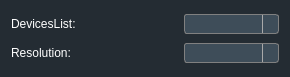
<?xml version="1.0" encoding="UTF-8"?>
<ui version="4.0">
 <class>UVCColorWidget</class>
 <widget class="QWidget" name="UVCColorWidget">
  <property name="geometry">
   <rect>
    <x>0</x>
    <y>0</y>
    <width>290</width>
    <height>77</height>
   </rect>
  </property>
  <property name="windowTitle">
   <string>Form</string>
  </property>
  <property name="styleSheet">
   <string notr="true">background-color: rgb(36, 44, 51);</string>
  </property>
  <layout class="QVBoxLayout" name="verticalLayout">
   <item>
    <layout class="QHBoxLayout" name="horizontalLayout_2">
     <item>
      <widget class="QLabel" name="label_2">
       <property name="styleSheet">
        <string notr="true">background-color: rgba(255, 255, 255, 0);
color: rgb(255, 255, 255);</string>
       </property>
       <property name="text">
        <string>DevicesList:</string>
       </property>
      </widget>
     </item>
     <item>
      <spacer name="horizontalSpacer_2">
       <property name="orientation">
        <enum>Qt::Horizontal</enum>
       </property>
       <property name="sizeHint" stdset="0">
        <size>
         <width>40</width>
         <height>20</height>
        </size>
       </property>
      </spacer>
     </item>
     <item>
      <widget class="QComboBox" name="cb_uvc_devices">
       <property name="minimumSize">
        <size>
         <width>95</width>
         <height>0</height>
        </size>
       </property>
       <property name="styleSheet">
        <string notr="true">QComboBox {
	color: rgb(255, 255, 255);
    border: 1px solid gray;
    border-radius: 3px;
    padding: 1px 18px 1px 3px;
    min-width: 6em;
}
 
 
QComboBox:!editable, QComboBox::drop-down:editable {
       background-color: rgba(62,77,89);
       color: rgb(255, 255, 255);
}
 
/* QComboBox gets the &quot;on&quot; state when the popup is open */
QComboBox:!editable:on, QComboBox::drop-down:editable:on {
       background-color: rgba(62,77,89);
       color: rgb(255, 255, 255);
}
 
QComboBox:on { /* shift the text when the popup opens */
    padding-top: 3px;
    padding-left: 4px;
}
 
QComboBox::drop-down {
    subcontrol-origin: padding;
    subcontrol-position: top right;
    width: 15px;
 
    border-left-width: 1px;
    border-left-color: darkgray;
    border-left-style: solid; /* just a single line */
    border-top-right-radius: 3px; /* same radius as the QComboBox */
    border-bottom-right-radius: 3px;
}
 
QComboBox::down-arrow {
    image: url(:/res/image/combobox_ico.png);
}
 
QComboBox::down-arrow:on { /* shift the arrow when popup is open */
    top: 1px;
    left: 1px;
}
QComboBox QAbstractItemView
{
     background-color: rgba(62,77,89);
}
 
QComboBox QAbstractItemView::item
{
    color: rgb(255, 255, 255);
    height: 24px;
}
 
QComboBox QAbstractItemView::item:selected
{	
    background-color: rgba(9,11,13);
}</string>
       </property>
      </widget>
     </item>
    </layout>
   </item>
   <item>
    <layout class="QHBoxLayout" name="horizontalLayout">
     <item>
      <widget class="QLabel" name="label">
       <property name="styleSheet">
        <string notr="true">background-color: rgba(255, 255, 255, 0);
color: rgb(255, 255, 255);</string>
       </property>
       <property name="text">
        <string>Resolution:</string>
       </property>
      </widget>
     </item>
     <item>
      <spacer name="horizontalSpacer">
       <property name="orientation">
        <enum>Qt::Horizontal</enum>
       </property>
       <property name="sizeHint" stdset="0">
        <size>
         <width>40</width>
         <height>20</height>
        </size>
       </property>
      </spacer>
     </item>
     <item>
      <widget class="QComboBox" name="cb_resolution_uvc">
       <property name="minimumSize">
        <size>
         <width>95</width>
         <height>0</height>
        </size>
       </property>
       <property name="styleSheet">
        <string notr="true">QComboBox {
	color: rgb(255, 255, 255);
    border: 1px solid gray;
    border-radius: 3px;
    padding: 1px 18px 1px 3px;
    min-width: 6em;
}
 
 
QComboBox:!editable, QComboBox::drop-down:editable {
       background-color: rgba(62,77,89);
       color: rgb(255, 255, 255);
}
 
/* QComboBox gets the &quot;on&quot; state when the popup is open */
QComboBox:!editable:on, QComboBox::drop-down:editable:on {
       background-color: rgba(62,77,89);
       color: rgb(255, 255, 255);
}
 
QComboBox:on { /* shift the text when the popup opens */
    padding-top: 3px;
    padding-left: 4px;
}
 
QComboBox::drop-down {
    subcontrol-origin: padding;
    subcontrol-position: top right;
    width: 15px;
 
    border-left-width: 1px;
    border-left-color: darkgray;
    border-left-style: solid; /* just a single line */
    border-top-right-radius: 3px; /* same radius as the QComboBox */
    border-bottom-right-radius: 3px;
}
 
QComboBox::down-arrow {
    image: url(:/res/image/combobox_ico.png);
}
 
QComboBox::down-arrow:on { /* shift the arrow when popup is open */
    top: 1px;
    left: 1px;
}
QComboBox QAbstractItemView
{
     background-color: rgba(62,77,89);
}
 
QComboBox QAbstractItemView::item
{
    color: rgb(255, 255, 255);
    height: 24px;
}
 
QComboBox QAbstractItemView::item:selected
{	
    background-color: rgba(9,11,13);
}</string>
       </property>
      </widget>
     </item>
    </layout>
   </item>
  </layout>
 </widget>
 <resources/>
 <connections/>
</ui>
